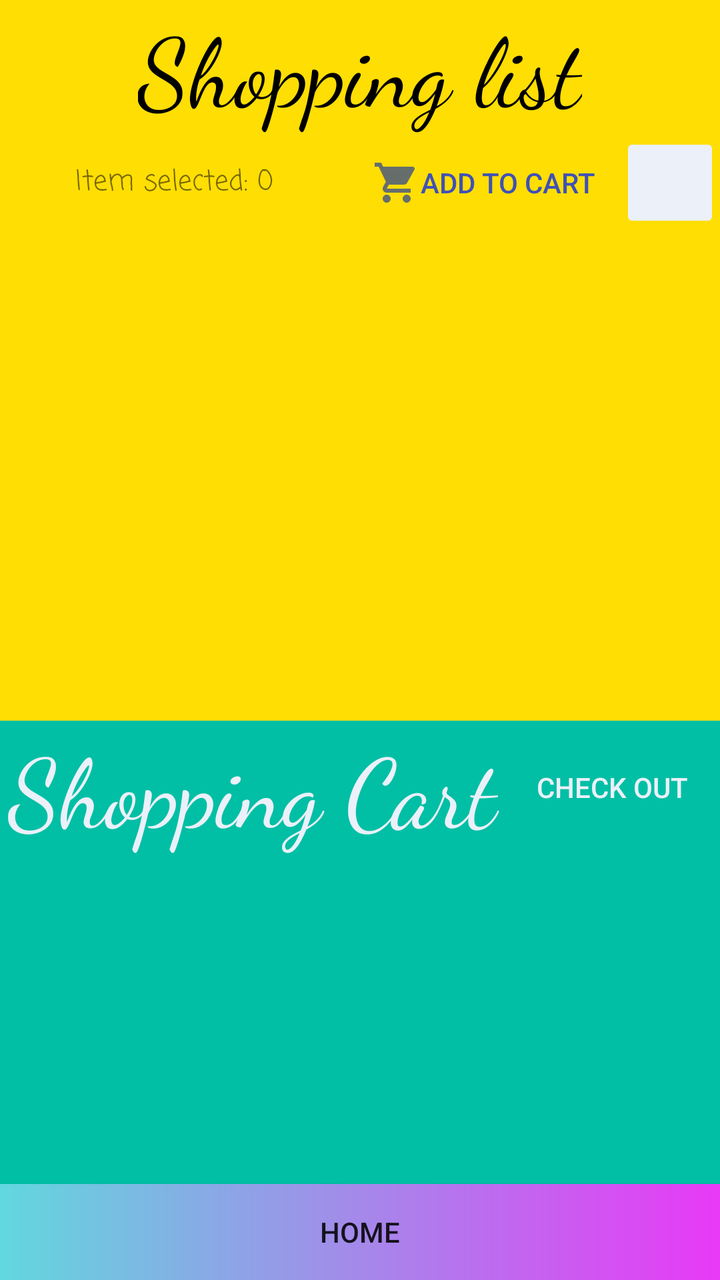
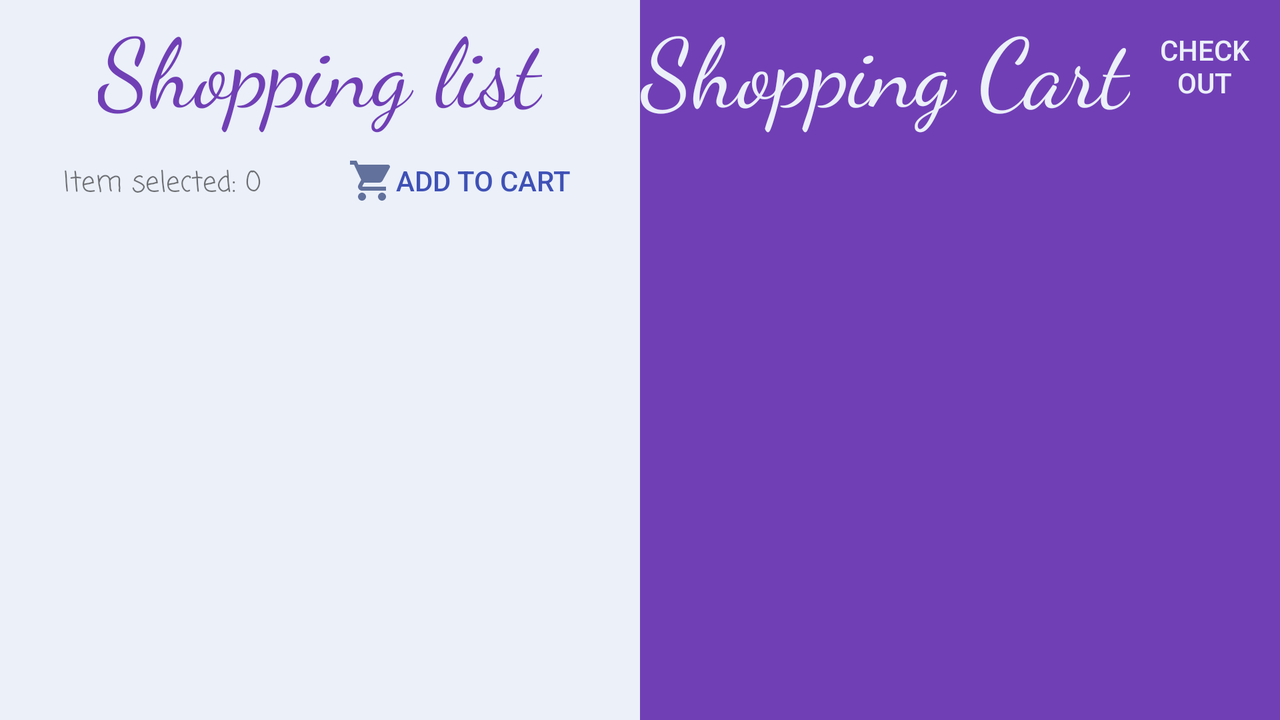

Two renders of one Android screen. The first uses the default layout on a phone; the second uses the alternative layout the repository ships for a different screen configuration, on a matching device. The two XML files are below.
<!-- AndroidManifest.xml: application theme Theme.RoommateShopping -->
<!-- res/layout/activity_to_buy.xml -->
<?xml version="1.0" encoding="utf-8"?>
<androidx.constraintlayout.widget.ConstraintLayout xmlns:android="http://schemas.android.com/apk/res/android"
    xmlns:app="http://schemas.android.com/apk/res-auto"
    xmlns:tools="http://schemas.android.com/tools"
    android:layout_width="match_parent"
    android:layout_height="match_parent"
    android:layout_marginTop="0dp"
    tools:context=".toBuyActivity">

    <LinearLayout
        android:id="@+id/linearLayout2"
        android:layout_width="0dp"
        android:layout_height="wrap_content"
        android:background="#FFDE03"
        android:gravity="right"
        android:orientation="vertical"
        app:layout_constraintEnd_toEndOf="parent"
        app:layout_constraintStart_toStartOf="parent">

        <TextView
            android:id="@+id/textView5"
            android:layout_width="wrap_content"
            android:layout_height="wrap_content"
            android:layout_gravity="center"
            android:fontFamily="cursive"
            android:text="Shopping list"
            android:textColor="@color/black"
            android:textSize="48sp" />

        <LinearLayout
            android:layout_width="match_parent"
            android:layout_height="match_parent"
            android:layout_weight="1"
            android:orientation="horizontal">

            <TextView
                android:id="@+id/itemSelected"
                android:layout_width="match_parent"
                android:layout_height="match_parent"
                android:layout_weight="1"
                android:fontFamily="casual"
                android:gravity="center"
                android:text="Item selected: 0" />

            <Button
                android:id="@+id/addToCartButton"
                style="?android:attr/borderlessButtonStyle"
                android:layout_width="wrap_content"
                android:layout_height="match_parent"
                android:backgroundTint="#EBF0F9"
                android:drawableLeft="@drawable/shopping_icon"
                android:text="Add to Cart"
                android:textColor="#3F51B5"
                android:visibility="visible" />

            <ImageButton
                android:id="@+id/addButton"
                android:layout_width="50dp"
                android:layout_height="50dp"
                android:backgroundTint="#EBF0F9"
                android:scaleType="fitXY"
                android:src="@drawable/add_icon" />

        </LinearLayout>

        <androidx.recyclerview.widget.RecyclerView
            android:id="@+id/toBuyList"
            android:layout_width="match_parent"
            android:layout_height="244dp"
            app:layout_constraintTop_toBottomOf="@+id/linearLayout2"
            tools:layout_editor_absoluteX="101dp" />

    </LinearLayout>


    <LinearLayout
        android:layout_width="0dp"
        android:layout_height="0dp"
        android:background="#00BFA5"
        android:orientation="vertical"
        app:layout_constraintBottom_toTopOf="@+id/toBuyHome"
        app:layout_constraintEnd_toEndOf="parent"
        app:layout_constraintStart_toStartOf="parent"
        app:layout_constraintTop_toBottomOf="@+id/linearLayout2">

        <LinearLayout
            android:layout_width="match_parent"
            android:layout_height="wrap_content"

            android:orientation="horizontal">

            <TextView
                android:id="@+id/textView9"
                android:layout_width="wrap_content"
                android:layout_height="wrap_content"
                android:layout_weight="1"
                android:fontFamily="cursive"
                android:gravity="center"
                android:text="Shopping Cart"
                android:textColor="#EBF0F9"
                android:textSize="48sp" />

            <Button
                android:id="@+id/checkout"
                style="?android:attr/borderlessButtonStyle"
                android:layout_width="wrap_content"
                android:layout_height="match_parent"
                android:layout_weight="1"
                android:gravity="center"
                android:text="Check Out"
                android:textColor="#EBF0F9" />

        </LinearLayout>

        <androidx.recyclerview.widget.RecyclerView
            android:id="@+id/cartList"
            android:layout_width="match_parent"
            android:layout_height="match_parent" />

    </LinearLayout>

    <Button
        android:id="@+id/toBuyHome"
        android:layout_width="0dp"
        android:layout_height="wrap_content"
        android:text="home"
        app:layout_constraintBottom_toBottomOf="parent"
        app:layout_constraintEnd_toEndOf="parent"
        app:layout_constraintStart_toStartOf="parent"
        app:backgroundTint="@null"
        android:background="@drawable/buttongradient"
        />

</androidx.constraintlayout.widget.ConstraintLayout>
<!-- resources referenced by this layout -->
<resources>
  <!-- drawable buttongradient (drawable) -->
  <?xml version="1.0" encoding="utf-8"?>
  <shape xmlns:android="http://schemas.android.com/apk/res/android"
      android:shape="rectangle">
      <gradient android:startColor="#61D8DE "
          android:endColor="#E839F6" />
  
  </shape>
  <!-- drawable shopping_icon (drawable-anydpi) -->
  <vector xmlns:android="http://schemas.android.com/apk/res/android"
      android:width="24dp"
      android:height="24dp"
      android:viewportWidth="24"
      android:viewportHeight="24"
      android:tint="#3F5185"
      android:alpha="0.8">
    <path
        android:fillColor="@android:color/white"
        android:pathData="M7,18c-1.1,0 -1.99,0.9 -1.99,2S5.9,22 7,22s2,-0.9 2,-2 -0.9,-2 -2,-2zM1,2v2h2l3.6,7.59 -1.35,2.45c-0.16,0.28 -0.25,0.61 -0.25,0.96 0,1.1 0.9,2 2,2h12v-2L7.42,15c-0.14,0 -0.25,-0.11 -0.25,-0.25l0.03,-0.12 0.9,-1.63h7.45c0.75,0 1.41,-0.41 1.75,-1.03l3.58,-6.49c0.08,-0.14 0.12,-0.31 0.12,-0.48 0,-0.55 -0.45,-1 -1,-1L5.21,4l-0.94,-2L1,2zM17,18c-1.1,0 -1.99,0.9 -1.99,2s0.89,2 1.99,2 2,-0.9 2,-2 -0.9,-2 -2,-2z"/>
  </vector>
  <style name="Theme.RoommateShopping" parent="Theme.MaterialComponents.DayNight.NoActionBar">
          
          <item name="colorPrimary">@color/purple_500</item>
          <item name="colorPrimaryVariant">@color/purple_700</item>
          <item name="colorOnPrimary">@color/white</item>
          
          <item name="colorSecondary">@color/teal_200</item>
          <item name="colorSecondaryVariant">@color/teal_700</item>
          <item name="colorOnSecondary">@color/black</item>
          
          <item name="android:statusBarColor">?attr/colorPrimaryVariant</item>
          
      </style>
</resources>
<!-- res/layout-land/activity_to_buy.xml (the author's variant of the layout above) -->
<!-- drawn on the phone turned sideways -->
<?xml version="1.0" encoding="utf-8"?>
<LinearLayout xmlns:android="http://schemas.android.com/apk/res/android"
    xmlns:app="http://schemas.android.com/apk/res-auto"
    xmlns:tools="http://schemas.android.com/tools"
    android:layout_width="match_parent"
    android:layout_height="match_parent"
    android:layout_marginTop="0dp"
    android:weightSum="2"
    tools:context=".toBuyActivity">

    <LinearLayout
        android:id="@+id/linearLayout2"
        android:layout_width="match_parent"
        android:layout_height="match_parent"
        android:layout_weight="1"
        android:background="#EBF0F9"
        android:gravity="right"
        android:orientation="vertical">

        <TextView
            android:id="@+id/textView5"
            android:layout_width="wrap_content"
            android:layout_height="wrap_content"
            android:layout_gravity="center"
            android:fontFamily="cursive"
            android:text="Shopping list"
            android:textColor="#703FB5"
            android:textSize="48sp" />

        <LinearLayout
            android:layout_width="match_parent"
            android:layout_height="wrap_content"
            android:orientation="horizontal">

            <TextView
                android:id="@+id/itemSelected"
                android:layout_width="162dp"
                android:layout_height="wrap_content"
                android:fontFamily="casual"
                android:gravity="center"
                android:text="Item selected: 0" />

            <Button
                android:id="@+id/addToCartButton"
                style="?android:attr/borderlessButtonStyle"
                android:layout_width="wrap_content"
                android:layout_height="wrap_content"
                android:backgroundTint="#EBF0F9"
                android:drawableLeft="@drawable/shopping_icon"
                android:text="Add to Cart"
                android:textColor="#3F51B5"
                android:visibility="visible" />

            <ImageButton
                android:id="@+id/addButton"
                android:layout_width="50dp"
                android:layout_height="50dp"
                android:backgroundTint="#EBF0F9"
                android:scaleType="fitXY"
                android:src="@drawable/add_icon" />

        </LinearLayout>

        <androidx.recyclerview.widget.RecyclerView
            android:id="@+id/toBuyList"
            android:layout_width="match_parent"
            android:layout_height="260dp"
            app:layout_constraintTop_toBottomOf="@+id/linearLayout2"
            tools:layout_editor_absoluteX="101dp" />

    </LinearLayout>


    <LinearLayout
        android:layout_width="match_parent"
        android:layout_height="match_parent"
        android:layout_weight="1"
        android:background="#703FB5"
        android:orientation="vertical">

        <LinearLayout
            android:layout_width="match_parent"
            android:layout_height="wrap_content"

            android:orientation="horizontal">

            <TextView
                android:id="@+id/textView9"
                android:layout_width="245dp"
                android:layout_height="wrap_content"
                android:fontFamily="cursive"
                android:gravity="center"
                android:text="Shopping Cart"
                android:textColor="#EBF0F9"
                android:textSize="48sp" />

            <Button
                android:id="@+id/button2"
                style="?android:attr/borderlessButtonStyle"
                android:layout_width="wrap_content"
                android:layout_height="match_parent"
                android:layout_weight="1"
                android:gravity="center"
                android:text="Check Out"
                android:textColor="#EBF0F9" />

        </LinearLayout>

        <androidx.recyclerview.widget.RecyclerView
            android:id="@+id/cartList"
            android:layout_width="match_parent"
            android:layout_height="match_parent" />

    </LinearLayout>

</LinearLayout>
<!-- resources referenced by the variant -->
<!-- as the phone turned sideways resolves them -->
<resources>
  <!-- drawable shopping_icon (drawable-anydpi) -->
  <vector xmlns:android="http://schemas.android.com/apk/res/android"
      android:width="24dp"
      android:height="24dp"
      android:viewportWidth="24"
      android:viewportHeight="24"
      android:tint="#3F5185"
      android:alpha="0.8">
    <path
        android:fillColor="@android:color/white"
        android:pathData="M7,18c-1.1,0 -1.99,0.9 -1.99,2S5.9,22 7,22s2,-0.9 2,-2 -0.9,-2 -2,-2zM1,2v2h2l3.6,7.59 -1.35,2.45c-0.16,0.28 -0.25,0.61 -0.25,0.96 0,1.1 0.9,2 2,2h12v-2L7.42,15c-0.14,0 -0.25,-0.11 -0.25,-0.25l0.03,-0.12 0.9,-1.63h7.45c0.75,0 1.41,-0.41 1.75,-1.03l3.58,-6.49c0.08,-0.14 0.12,-0.31 0.12,-0.48 0,-0.55 -0.45,-1 -1,-1L5.21,4l-0.94,-2L1,2zM17,18c-1.1,0 -1.99,0.9 -1.99,2s0.89,2 1.99,2 2,-0.9 2,-2 -0.9,-2 -2,-2z"/>
  </vector>
  <style name="Theme.RoommateShopping" parent="Theme.MaterialComponents.DayNight.NoActionBar">
          
          <item name="colorPrimary">@color/purple_500</item>
          <item name="colorPrimaryVariant">@color/purple_700</item>
          <item name="colorOnPrimary">@color/white</item>
          
          <item name="colorSecondary">@color/teal_200</item>
          <item name="colorSecondaryVariant">@color/teal_700</item>
          <item name="colorOnSecondary">@color/black</item>
          
          <item name="android:statusBarColor">?attr/colorPrimaryVariant</item>
          
      </style>
</resources>
